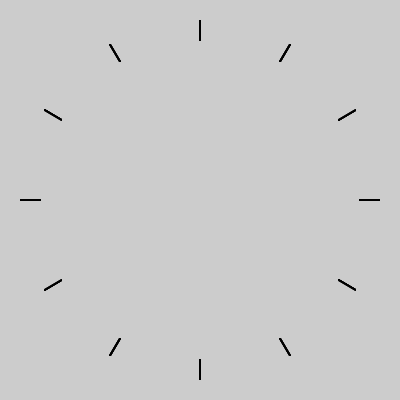
Frame 1 (no input)
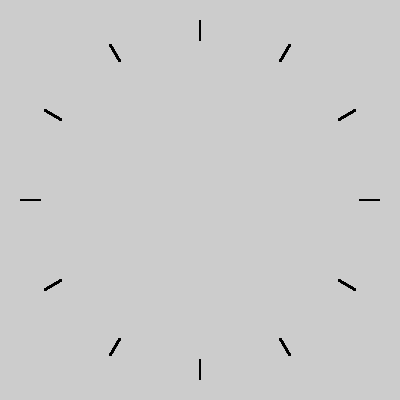
Frame 60 (the mouse pressed at the canvas centre just before this capture)
Frame 120 (the mouse held since frame 60 and released just before this capture): identical to frame 60, image omitted

The Processing sketch that drew these frames (run headless with seeded random() and noise(); from frame 60 on, the mouse is pressed at the canvas centre):

// Processing sketch: processing_65846
// ── processing_65846.pde

int clic=0;
int base=0;
int p0 = -180;
int p1 = -180;

void setup () {
  
  size(400,400);
  
}


void draw () {
  
  
  pushMatrix();
    
    translate(width/2, height/2);
    for(float a=0; a<=TWO_PI; a=a+PI/6){
    //rotate(30);

    for(int i=0; i<=12; i++){
          
      vertex(base,p0-clic);


     line (base,-180,base,-160); 
    rotate(a);
     
         endShape(CLOSE);


    }  
     
    }

    popMatrix();
    
  }

    
    
